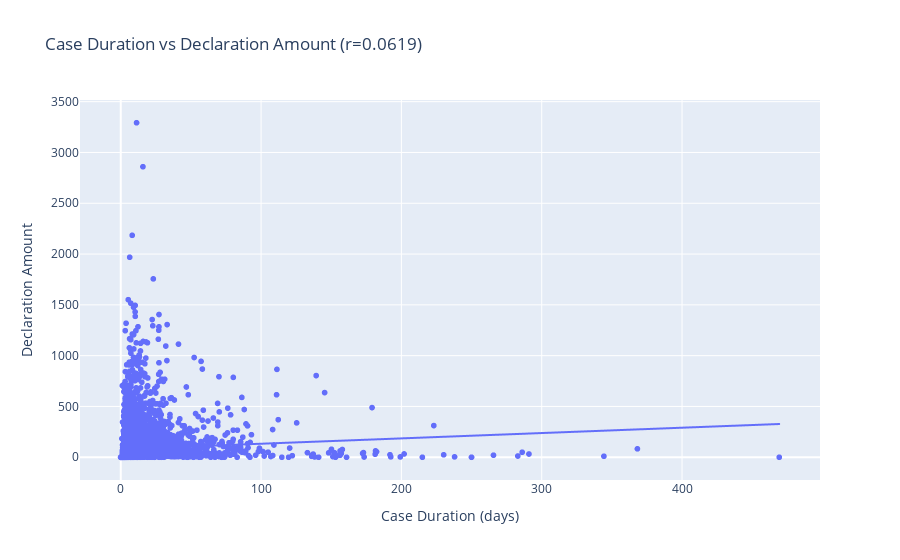

Notebook code cell kept with this figure:
### Code cell
# Test 3: Correlation between case duration and declaration amount
corr, p_val = stats.pearsonr(case_data['duration_days'], case_data['case:Amount'])
print("\nCorrelation: Case Duration vs Declaration Amount")
print(f"Pearson correlation: {corr:.4f}, p-value: {p_val:.4f}")
print(f"Conclusion: {'Significant correlation' if p_val < 0.05 else 'No significant correlation'}")

# Visualize correlation
fig = px.scatter(
    case_data,
    x='duration_days',
    y='case:Amount',
    trendline='ols',
    title=f'Case Duration vs Declaration Amount (r={corr:.4f})',
    labels={'duration_days': 'Case Duration (days)', 'case:Amount': 'Declaration Amount'}
)
fig.show()

### Figure 1 — Plotly figure (JSON) as saved in the notebook; plotly's stock layout.template omitted (floating-point values rounded to 4 significant figures; data arrays with more than 128 entries replaced by an {"elided": "..."} marker saying what was removed)
{"data": [{"hovertemplate": "Case Duration (days)=%{x}<br>Declaration Amount=%{y}<extra></extra>", "legendgroup": "", "marker": {"color": "#636efa", "symbol": "circle"}, "mode": "markers", "name": "", "showlegend": false, "type": "scattergl", "x": {"elided": "10500 float values"}, "xaxis": "x", "y": {"elided": "10500 float values"}, "yaxis": "y"}, {"hovertemplate": "<b>OLS trendline</b><br>case:Amount = 0.526048 * duration_days + 80.3566<br>R<sup>2</sup>=0.003837<br><br>Case Duration (days)=%{x}<br>Declaration Amount=%{y} <b>(trend)</b><extra></extra>", "legendgroup": "", "marker": {"color": "#636efa", "symbol": "circle"}, "mode": "lines", "name": "", "showlegend": false, "type": "scattergl", "x": {"elided": "10500 float values"}, "xaxis": "x", "y": {"elided": "10500 float values"}, "yaxis": "y"}], "layout": {"legend": {"tracegroupgap": 0}, "title": {"text": "Case Duration vs Declaration Amount (r=0.0619)"}, "xaxis": {"anchor": "y", "domain": [0, 1], "title": {"text": "Case Duration (days)"}}, "yaxis": {"anchor": "x", "domain": [0, 1], "title": {"text": "Declaration Amount"}}}}
